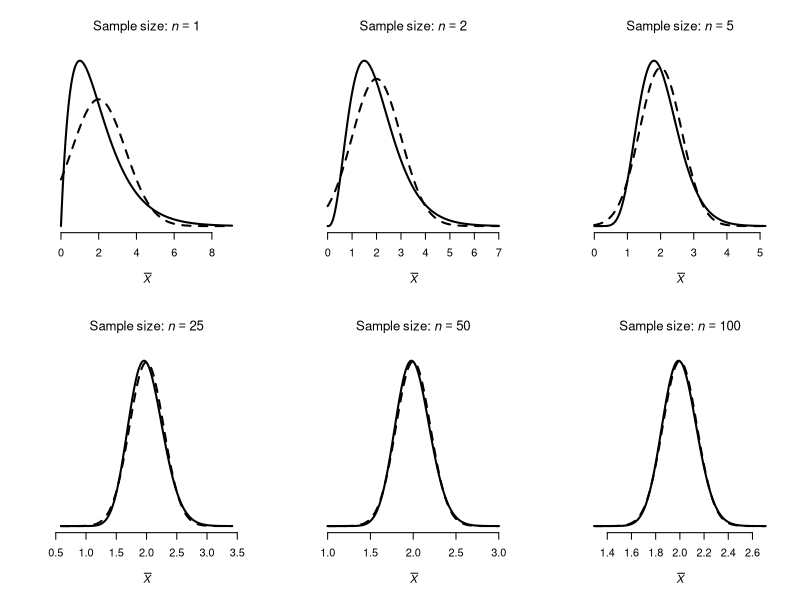

Write R code to recreate this figure.
## ---- chunk 1
# Gamma(alpha=2, rate=1): Xbar ~ Gamma(n*alpha, rate=n)
# mu = 2, sigma = sqrt(2)

alpha <- 2
beta  <- 1
mu    <- alpha / beta
sg    <- sqrt(alpha) / beta

ns <- c(1, 2, 5, 25, 50, 100)

# Build x grid and densities for each n
traces <- lapply(ns, function(n) {
  se   <- sg / sqrt(n)
  x    <- seq(max(mu - 5*se, 1e-4), 
              mu + 5*se, 
              length.out = 600)
  yex  <- dgamma(x, 
                 shape = n * alpha, 
                 rate = n * beta)
  yclt <- dnorm(x,  
                mean  = mu,        
                sd   = se)
  list(x = x, 
       yex = yex, 
       yclt = yclt, 
       n = n)
})

# Build figure
par(mfrow = c(2, 3))

plot(x = traces[[1]]$x, 
     y = traces[[1]]$yex,
     type = "l",
     xlab = expression(bar(italic(X))),
     ylab = "",
     axes = FALSE,
     main = expression(Sample~size*":"~italic(n)==1),
     lwd = 2)
axis(side = 1)
lines(x = traces[[1]]$x, 
      y = traces[[1]]$yclt,
      lty = 2,
      lwd = 2)





plot(x = traces[[2]]$x, 
     y = traces[[2]]$yex,
     type = "l",
     xlab = expression(bar(italic(X))),
     ylab = "",
     axes = FALSE,
     main = expression(Sample~size*":"~italic(n)==2),
     lwd = 2)
axis(side = 1)
lines(x = traces[[2]]$x, 
      y = traces[[2]]$yclt,
      lty = 2,
      lwd = 2)







plot(x = traces[[3]]$x, 
     y = traces[[3]]$yex,
     type = "l",
     xlab = expression(bar(italic(X))),
     ylab = "",
     axes = FALSE,
     main = expression(Sample~size*":"~italic(n)==5),
     lwd = 2)
axis(side = 1)
lines(x = traces[[3]]$x, 
      y = traces[[3]]$yclt,
      lty = 2,
      lwd = 2)







plot(x = traces[[4]]$x, 
     y = traces[[4]]$yex,
     type = "l",
     xlab = expression(bar(italic(X))),
     ylab = "",
     axes = FALSE,
     main = expression(Sample~size*":"~italic(n)==25),
     lwd = 2)
axis(side = 1)
lines(x = traces[[4]]$x, 
      y = traces[[4]]$yclt,
      lty = 2,
      lwd = 2)







plot(x = traces[[5]]$x, 
     y = traces[[5]]$yex,
     type = "l",
     xlab = expression(bar(italic(X))),
     ylab = "",
     axes = FALSE,
     main = expression(Sample~size*":"~italic(n)==50),
     lwd = 2)
axis(side = 1)
lines(x = traces[[5]]$x, 
      y = traces[[5]]$yclt,
      lty = 2,
      lwd = 2)







plot(x = traces[[6]]$x, 
     y = traces[[6]]$yex,
     type = "l",
     xlab = expression(bar(italic(X))),
     ylab = "",
     axes = FALSE,
     main = expression(Sample~size*":"~italic(n)==100),
     lwd = 2)
axis(side = 1)
lines(x = traces[[6]]$x, 
      y = traces[[6]]$yclt,
      lty = 2,
      lwd = 2)
